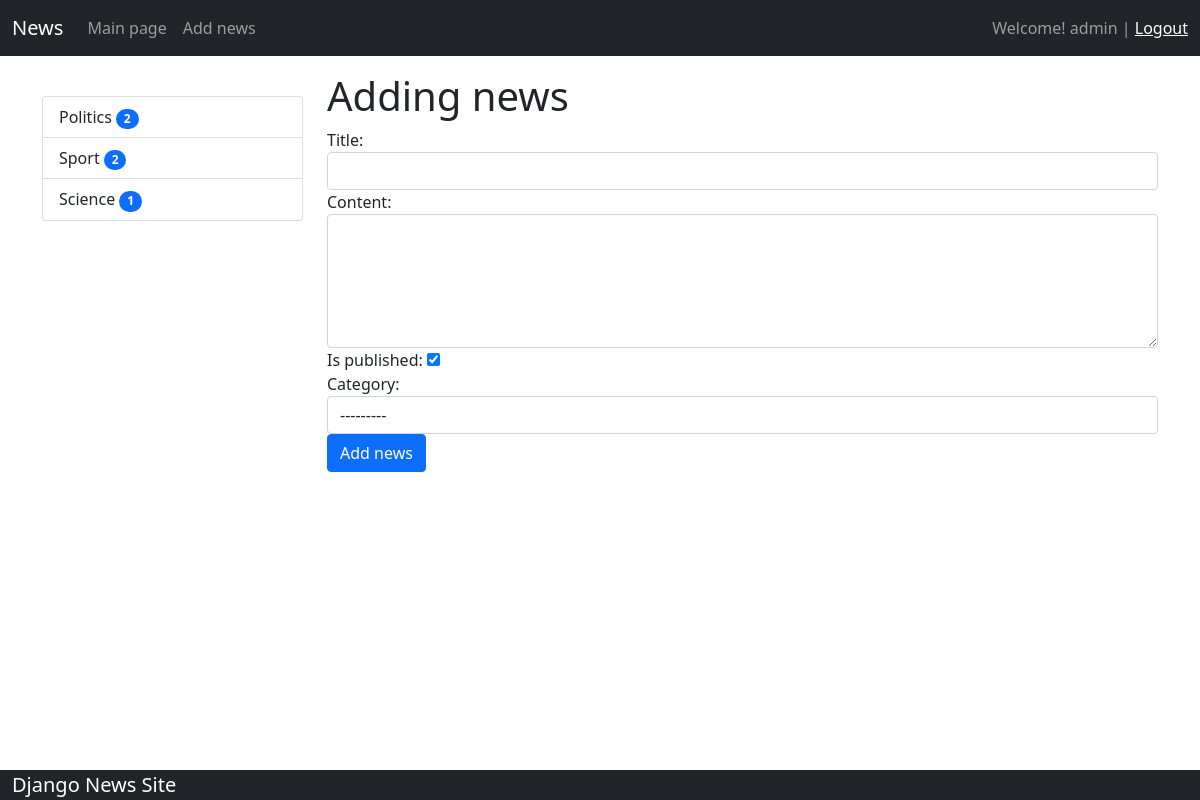
The app's page /news/add-news/ (signed in) with its own data.
### news/models.py (models this page shows)
class Category(models.Model):
    title = models.CharField(max_length=150, db_index=True)
    def get_absolute_url(self):
        return reverse('category', kwargs={'category_id': self.pk})
    def __str__(self):
        return self.title
    class Meta:
        verbose_name = 'Category'
        verbose_name_plural = 'Categories'
        ordering = ['title']

### news/views.py (the view)
# urls.py: path('news/add-news/', CreateNews.as_view(), name='add_news')
class CreateNews(LoginRequiredMixin, CreateView):
    form_class = NewsForm
    template_name = 'news/add_news.html'
    login_url = '/admin/'

### news/forms.py (shortened to what this page needs)
class NewsForm(forms.ModelForm):
    class Meta:
        model = News
        fields = ['title', 'content', 'is_published', 'category']
        widgets ={
            'title': forms.TextInput(attrs={'class': 'form-control'}),
            'content': forms.Textarea(attrs={'class': 'form-control', 'rows': 5}),
            'category': forms.Select(attrs={'class': 'form-control'})
        }

### news/templatetags/news_tags.py (called while the page is built)
@register.inclusion_tag('news/list_categories.html')
def show_categories():
    categories = Category.objects.annotate(cnt=Count('news',filter=F('news__is_published'))).filter(cnt__gt=0)
    return {"categories": categories }

### news/templates/news/add_news.html (shortened to what this page needs)
{% extends 'base.html' %}
{% block sidebar %}
{% include 'inc/_sidebar.html' %}
{% endblock %}
{% block content %}
<h1>Adding news</h1>
<form action="{% url 'add_news' %}" method="post">
    {% for field in form %}
    <div class="form-group">
        {{field.label_tag}}
        {{field}}
    </div>
    {% endfor %}
    <button type="submit" class="btn btn-primary btn-block"> Add news</button>
</form>
{% endblock %}

### templates/inc/_nav.html (shortened to what this page needs)
<nav class="navbar navbar-expand-lg navbar-dark bg-dark">
    <div class="container-fluid">
        <a class="navbar-brand" href="{% url 'home' %}">News</a>
        <div class="collapse navbar-collapse" id="navbarSupportedContent">
            <ul class="navbar-nav me-auto mb-2 mb-lg-0">
                <li class="nav-item">
                    <a class="nav-link navbar-light" href="{% url 'home' %}">Main page</a>
                </li>
                <li class="nav-item">
                    {% if request.user.is_authenticated %}
                    <a class="nav-link" href="{% url 'add_news' %}">Add news</a>
                    {% endif %}
                </li>
            </ul>
            <span class="navbar-text">
                {% if request.user.is_authenticated %}
            Welcome! {{ user.username }} | <a href="{% url 'logout' %}">Logout</a>
            {% else %}
              <a href="{% url 'register'  %}">Register<a/> | <span href="{% url 'login'  %}">Login<a/>
              </span>
            {% endif %}
        </div>
    </div>
</nav>

### news/templates/news/list_categories.html
<div class="list-group">
    {% for item in categories %}
    <a href="{{item.get_absolute_url}}" class="list-group-item list-group-item-action">{{item.title}} <span
            class="badge bg-primary rounded-pill">{{item.cnt}}</span></a>
    {% endfor %}
</div>

### records on screen
Category: title "Politics", cnt "2"
Category: title "Sport", cnt "2"
Category: title "Science", cnt "1"

### other values on screen
{{ user.username }} "admin"
{{ field.label_tag }} "Title:" "Content:" "Is published:" "Category:"
